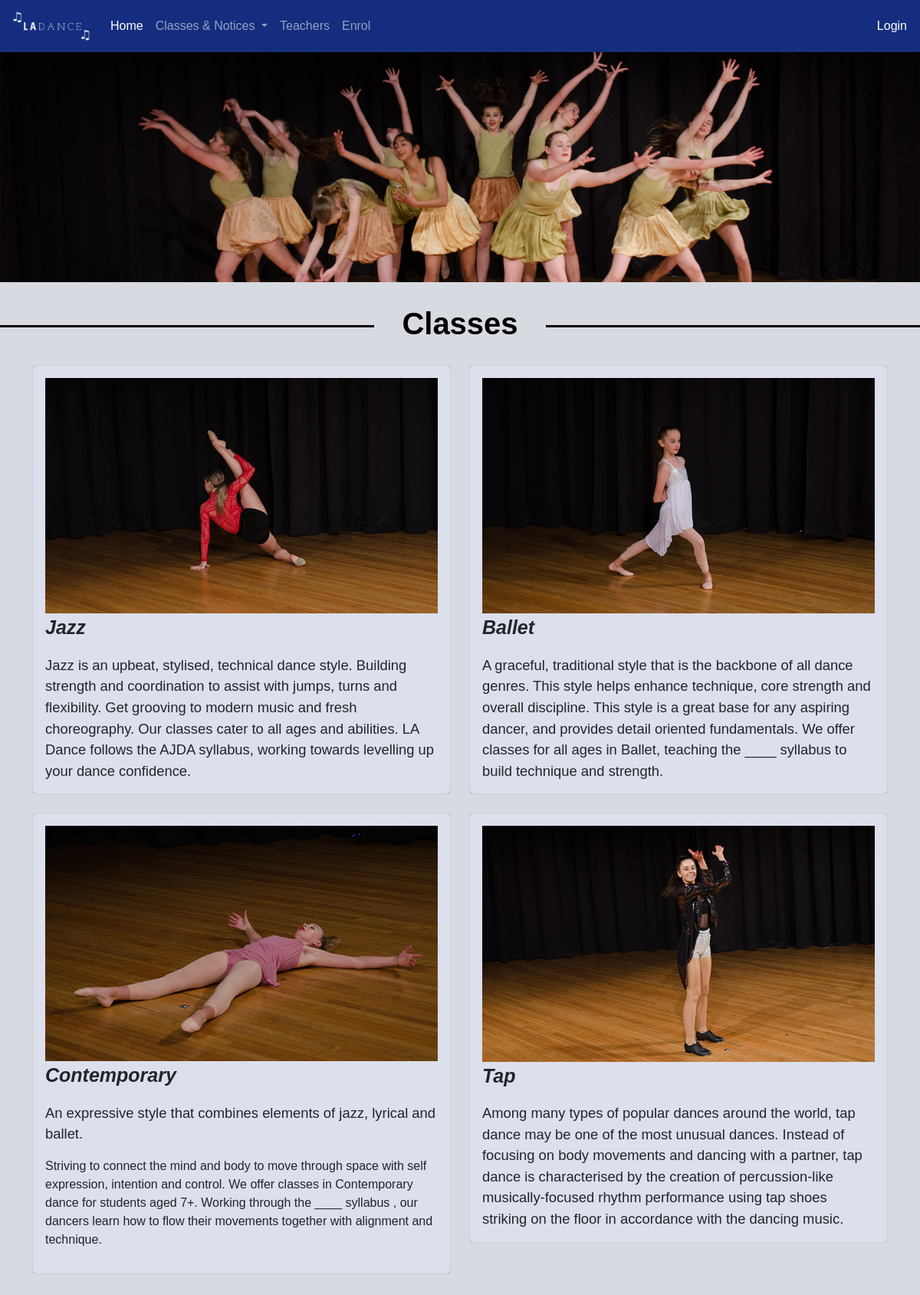
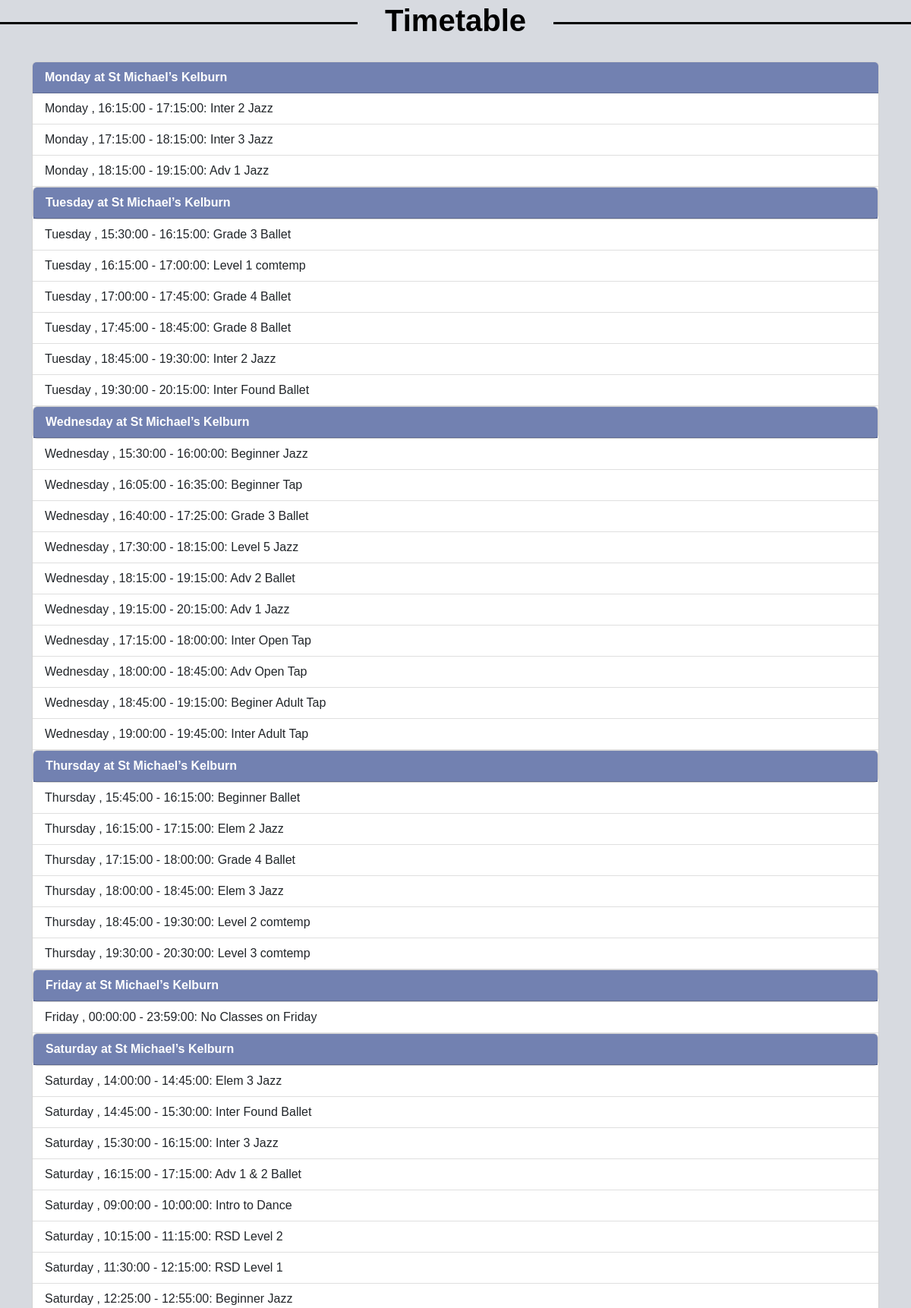
Page /classes (upper part) on the committed database (2 pictures, top to bottom).
### tables this page shows
CREATE TABLE classes(
    class_id integer primary key autoincrement not null,
    dayorder integer not null,
    day text not null,
    startdatetime date not null,
    enddatetime date not null,
    title text not null,
    site text not null
);

### server.py (the view)
@app.route('/classes')
def classes():
    sql = """select class_id, dayorder,day, startdatetime, enddatetime, title, site
    from classes
    order by dayorder asc"""
    result = run_search_query_tuples(sql,(),db_path, True)
    return render_template("classes.html", classes=result)

### db_functions.py (called while the page is built)
def run_search_query_tuples(sql_query, values_tuple, file_path, rowfactory=False):
    result = None
    try:
        db = sqlite3.connect(file_path)
        if rowfactory:
            db.row_factory = sqlite3.Row
        cursor = db.cursor()
        cursor.execute(sql_query, values_tuple)
        result = cursor.fetchall()
        cursor.close()
    except sqlite3.Error as error:
        print("Error running search query tuples: {}".format(error))
        return None
    db.close()
    if result is None:
        print("No search values were found")
    return result

### templates/classes.html (shortened to what this page needs)
{% extends "layout.html" %}
{% block content %}
<div id="carouselExampleSlidesOnly" class="carousel slide" data-bs-ride="carousel">
  <div class="carousel-inner">
    <div class="carousel-item active">
      <img src="static/images/gallery1.jpg" class="d-block w-100" alt="1">
    </div>
  </div>
</div>
<h1>Classes</h1>
<div class = "container-lg">
<div class="row">
    <div class = "col-md-6">
        <div class="card w-100">
            <div class="card-body">
               <img class="img-fluid" src="static/images/jazz.jpg" class="card-img-top" alt="...">
            <p><i class="subheading">Jazz</i></p>
              <p class="card-text">
            Jazz is an upbeat, stylised, technical dance style. Building strength and
            coordination to assist with jumps, turns and flexibility. Get grooving to modern
            music and fresh choreography. Our classes cater to all ages and abilities. LA
            Dance follows the AJDA syllabus, working towards levelling up your dance confidence.
            </p>
            </div>
        </div>
    </div>
     <div class = "col-md-6">
<div class="card w-100">
  <div class="card-body">
        <img class="img-fluid" src="static/images/ballet.jpg" class="card-img-top" alt="...">
    <p><i class="subheading">Ballet</i></p>
      <p class="card-text">
A graceful, traditional style that is the backbone of all dance genres. This style
helps enhance technique, core strength and overall discipline. This style is a great
base for any aspiring dancer, and provides detail oriented fundamentals. We offer classes
for all ages in Ballet,  teaching the ____ syllabus to build technique and strength.
</p>
  </div>
</div>
    </div>
</div>
    <br>
    <div class="row">
    <div class = "col-md-6">
<div class="card w-100" >
  <div class="card-body">
        <img class="img-fluid" src="static/images/contemp.jpg" class="card-img-top" alt="...">
   <p><i class="subheading">Contemporary</i></p>
      <p class="card-text">
<p>An expressive style that combines elements of jazz, lyrical and ballet. </p>
      Striving to
connect the mind and body to move through space with self expression, intention and control.
We offer classes in Contemporary dance for students aged 7+. Working through the ____ syllabus ,
our dancers learn how to flow their movements together with alignment and technique.
</p>
  </div>
</div>
    </div>
     <div class = "col-md-6">
<div class="card w-100">
  <div class="card-body">
<img class="img-fluid" src="static/images/tap.jpg" class="card-img-top" alt="...">
   <p><i class="subheading">Tap</i></p>
      <p class="card-text">
Among many types of popular dances around the world, tap dance may be one of the most unusual
dances. Instead of focusing on body movements and dancing with a partner, tap dance is characterised
by the creation of percussion-like musically-focused rhythm performance using tap shoes striking on
the floor in accordance with the dancing music.
</p>
  </div>
</div>
    </div>
</div>
</div>
<h1>Timetable</h1>
<div class = "container">
{% set ns=namespace(day="") %}
    {% for row in classes %}
        {% if ns.day !=  row['day']  %}
            <div class="card card2 w-100">
            <div class="card-header">
            {{ row['day'] }} at St Michael’s Kelburn
            </div>
            <ul class="list-group list-group-flush">
            {% if loop.index0 != 0 %}
                </ul>
                </div>
                {%  endif  %}
            {% set ns.day = row['day'] %}
        {% endif %}
    <li class="list-group-item">{{ row['day'] }} , {{ row['startdatetime'] }} - {{ row['enddatetime'] }}:	{{ row['title'] }}</li>
    {% endfor %}
  </ul>
</div>
</div>
{% endblock %}

### static/styles.css (style rules this page uses)
:root { --brand-blue: rgb(21, 45, 126); --brand-background:rgb(215, 218, 224); }
body { font-family: sans-serif; font-size: 100%; background-color: var(--brand-background); }
h1 { padding:0; overflow: hidden; color: black; font-weight: bold; display: table; white-space: nowrap; margin: 0.75em 0; }
p { font-size: 1.15em; }
h1:before, h1:after { border-top: 3px solid black; content: ''; display: table-cell; position: relative; top: 0.65em; width: 50%; }
h1:before { right: 3%; }
h1:after { left: 3%; }
.subheading { text-align: center; font-weight: bold; font-size: 25px; }
.card { width: 38rem; }
.card-header { font-weight: bold; background-color: rgba(21, 45, 126, 0.6); color: white; }
.card-body { background-color: rgba(21, 45, 126, 0.15); }

### rows in the picture
classes: day "Monday", startdatetime "16:15:00", enddatetime "17:15:00", title "Inter 2 Jazz"
classes: day "Monday", startdatetime "17:15:00", enddatetime "18:15:00", title "Inter 3 Jazz"
classes: day "Monday", startdatetime "18:15:00", enddatetime "19:15:00", title "Adv 1 Jazz"
classes: day "Tuesday", startdatetime "15:30:00", enddatetime "16:15:00", title "Grade 3 Ballet"
classes: day "Tuesday", startdatetime "16:15:00", enddatetime "17:00:00", title "Level 1 comtemp"
classes: day "Tuesday", startdatetime "17:00:00", enddatetime "17:45:00", title "Grade 4 Ballet"
classes: day "Tuesday", startdatetime "17:45:00", enddatetime "18:45:00", title "Grade 8 Ballet"
classes: day "Tuesday", startdatetime "18:45:00", enddatetime "19:30:00", title "Inter 2 Jazz"
classes: day "Tuesday", startdatetime "19:30:00", enddatetime "20:15:00", title "Inter Found Ballet"
classes: day "Wednesday", startdatetime "15:30:00", enddatetime "16:00:00", title "Beginner Jazz"
classes: day "Wednesday", startdatetime "16:05:00", enddatetime "16:35:00", title "Beginner Tap"
classes: day "Wednesday", startdatetime "16:40:00", enddatetime "17:25:00", title "Grade 3 Ballet"
classes: day "Wednesday", startdatetime "17:30:00", enddatetime "18:15:00", title "Level 5 Jazz"
classes: day "Wednesday", startdatetime "18:15:00", enddatetime "19:15:00", title "Adv 2 Ballet"
classes: day "Wednesday", startdatetime "19:15:00", enddatetime "20:15:00", title "Adv 1 Jazz"
classes: day "Wednesday", startdatetime "17:15:00", enddatetime "18:00:00", title "Inter Open Tap"
classes: day "Wednesday", startdatetime "18:00:00", enddatetime "18:45:00", title "Adv Open Tap"
classes: day "Wednesday", startdatetime "18:45:00", enddatetime "19:15:00", title "Beginer Adult Tap"
classes: day "Wednesday", startdatetime "19:00:00", enddatetime "19:45:00", title "Inter Adult Tap"
classes: day "Thursday", startdatetime "15:45:00", enddatetime "16:15:00", title "Beginner Ballet"
classes: day "Thursday", startdatetime "16:15:00", enddatetime "17:15:00", title "Elem 2 Jazz"
classes: day "Thursday", startdatetime "17:15:00", enddatetime "18:00:00", title "Grade 4 Ballet"
classes: day "Thursday", startdatetime "18:00:00", enddatetime "18:45:00", title "Elem 3 Jazz"
classes: day "Thursday", startdatetime "18:45:00", enddatetime "19:30:00", title "Level 2 comtemp"
classes: day "Thursday", startdatetime "19:30:00", enddatetime "20:30:00", title "Level 3 comtemp"
classes: day "Friday", startdatetime "00:00:00", enddatetime "23:59:00", title "No Classes on Friday"
classes: day "Saturday", startdatetime "14:00:00", enddatetime "14:45:00", title "Elem 3 Jazz"
classes: day "Saturday", startdatetime "14:45:00", enddatetime "15:30:00", title "Inter Found Ballet"
classes: day "Saturday", startdatetime "15:30:00", enddatetime "16:15:00", title "Inter 3 Jazz"
classes: day "Saturday", startdatetime "16:15:00", enddatetime "17:15:00", title "Adv 1 & 2 Ballet"
classes: day "Saturday", startdatetime "09:00:00", enddatetime "10:00:00", title "Intro to Dance"
classes: day "Saturday", startdatetime "10:15:00", enddatetime "11:15:00", title "RSD Level 2"
classes: day "Saturday", startdatetime "11:30:00", enddatetime "12:15:00", title "RSD Level 1"
classes: day "Saturday", startdatetime "12:25:00", enddatetime "12:55:00", title "Beginner Jazz"
